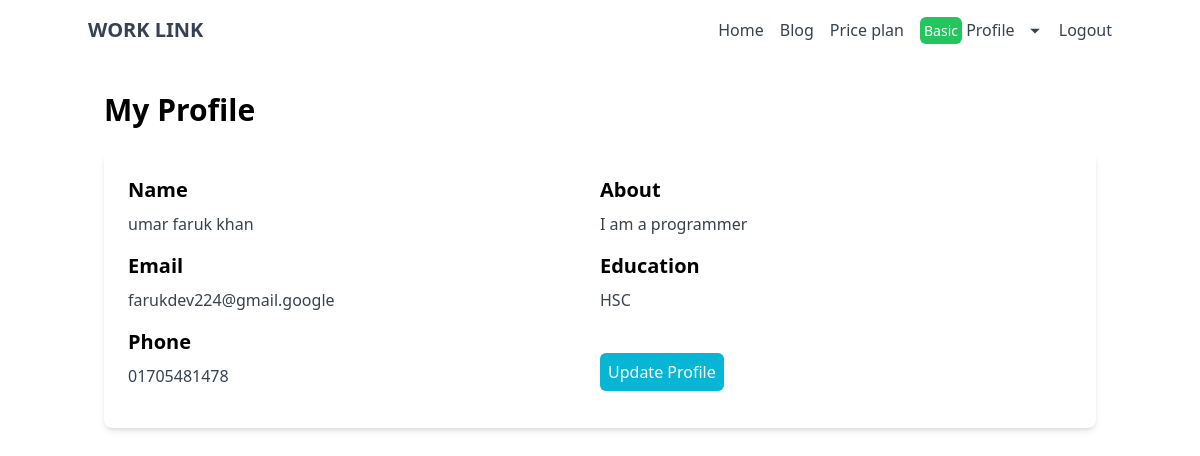
Screenshot of /profile/ (signed in) with the database file from the repository.
### price_plan/models.py (models this page shows)
class PricePlanModel(models.Model):
   user = models.OneToOneField(User, on_delete=models.CASCADE)
   plan = models.CharField(max_length=10)
   def __str__(self):
       return self.plan

### candidate/models.py (models this page shows, shortened)
class CandidateModel(models.Model):
    user = models.OneToOneField(User, on_delete=models.CASCADE)
    name = models.CharField(max_length=40)
    email = models.EmailField(max_length=70, unique=True)
    about = models.TextField(max_length=150)
    phone = models.CharField(max_length=20)
    education = models.CharField(max_length=50, default=None)

### candidate/views.py (the view)
# urls.py: path('profile/', views.profile, name='profile'),
def profile(request):
    profile = None
    try:
        profile = CandidateModel.objects.get(user = request.user)
    except:
        print('no data')
    return render(request, 'candidate/profile.html', {'data': profile})

### accounts/context_processors.py (called while the page is built)
def register_info(request):
    if not isinstance(request.user, AnonymousUser):
        try:
            register_info = RegisterInfoModel.objects.get(user=request.user)
        except RegisterInfoModel.DoesNotExist:
            register_info = None
        return {'register_info': register_info}
    else:
        return {'register_info': None}

### price_plan/context_processors.py (called while the page is built)
def payment_info(request):
    try:
        payment_info = PricePlanModel.objects.get(user = request.user)
    except:
        payment_info = None
    return {'payment_info': payment_info}

### candidate/templates/candidate/profile.html (shortened to what this page needs)
{% extends "base.html" %}
{% block content %}
    {% if data %}
  <div class="container mx-auto mt-8 px-4">
    <h2 class="text-3xl font-semibold mb-6">My Profile</h2>
    <div class="bg-white rounded-lg shadow-md p-6">
        <div class="flex flex-col md:flex-row">
            <div class="md:w-1/2 pr-6">
                <div class="mb-4">
                    <h3 class="text-xl font-semibold mb-2">Name</h3>
                    <p class="text-gray-700">{{ data.name }}</p>
                </div>
                <div class="mb-4">
                    <h3 class="text-xl font-semibold mb-2">Email</h3>
                    <p class="text-gray-700">{{ data.email }}</p>
                </div>
                <div class="mb-4">
                    <h3 class="text-xl font-semibold mb-2">Phone</h3>
                    <p class="text-gray-700">{{ data.phone }}</p>
                </div>
            </div>
            <div class="md:w-1/2">
                <div class="mb-4">
                    <h3 class="text-xl font-semibold mb-2">About</h3>
                    <p class="text-gray-700">{{ data.about }}</p>
                </div>
                <div class="mb-12">
                    <h3 class="text-xl font-semibold mb-2">Education</h3>
                    <p class="text-gray-700">{{ data.education }}</p>
                </div>
                <a href="{% url 'update_profile' pk=data.id %}" class="bg-cyan-500 text-white p-2 rounded-md">Update Profile</a>
            </div>
        </div>
    </div>
</div>
    {% else %}
        <div class="text-center mt-10">
            <h3 class="text-xl font-bold mb-5">Your profile is not update</h3>
            <a href="{% url 'create_profile' %}" class="bg-cyan-500 text-white p-2 rounded-md">Create Profile</a>
        </div>
    {% endif %}
{% endblock content %}

### core/templates/base.html (shortened to what this page needs)
<!DOCTYPE html>
{% load static %}
<html lang="en">
<head >
   <script src="https://cdn.tailwindcss.com"></script>
</head>
<body>
    <nav class="p-4">
      <div class="container mx-auto flex justify-between items-center">
        <a href="{% url 'home' %}" class="text-gray-700 font-bold text-xl">WORK LINK</a> <div class="hidden md:flex space-x-4">
          <a href="{% url 'home' %}" class="text-gray-700">Home</a>
            <a href="" class="text-gray-700">Blog</a>
            <a href="{% url 'price_plan' %}" class="text-gray-700">Price plan</a>
            {% if register_info.candidate %}
             <div class="relative group">
                <button class="text-gray-700 focus:outline-none">
                  {% if payment_info.plan == 'Basic' %}
                    <span class="bg-green-500 text-white text-sm p-1 rounded-md">{{payment_info}}</span>
                  {% elif payment_info.plan == 'Premium' %}
                    <span class="bg-amber-500 text-white text-sm p-1 rounded-md">{{payment_info}}</span>
                  {% else %}
                    <span class="bg-gray-500 text-white text-sm p-1 rounded-md">Free</span>
                  {% endif %}
                   Profile
                    <svg class="w-4 h-4 inline-block ml-2 fill-current" xmlns="http://www.w3.org/2000/svg" viewBox="0 0 20 20">
                        <path d="M10 12l-6-6h12z" />
                    </svg>
                </button>
            </div>
            {% else %}
              {% if request.user.is_authenticated %}
                <a href="{% url 'job_post' %}" class="text-gray-700">Dashboard</a>
              {% endif %}
            {% endif %}
            {% if not request.user.is_authenticated %}
              <a href="{% url 'signup' %}" class="text-gray-700">Signup</a>
              <a href="{% url 'login' %}" class="text-gray-700">Login</a>
            {% else %}
              <a href="{% url 'logout' %}" class="text-gray-700">Logout</a>
            {% endif %}
        </div>
      </div>
    </nav>
    {% block content %}{% endblock content %}
</body>
</html>

### rows the page displays
PricePlanModel: plan "Basic"
CandidateModel: name "umar faruk khan", email "farukdev224@gmail.google", phone "01705481478", about "I am a programmer", education "HSC"
